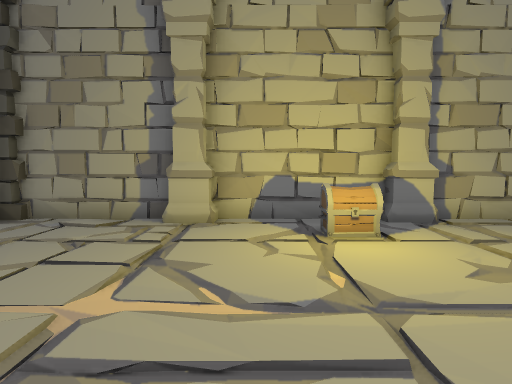
View 1 (above)

14 first-person views from a walk through a 3-D level made in the Unity game engine. The camera is 1.2 m above the floor, tilts 4° down and sees 80° across. Doors are open. The floor is counted in squares, 1 m on a side. Each view is taken from the middle of a square. On the plan, view 1 faces up. The plan holds only what a view shows up to about 13 squares ahead; the rest is blank. The place goes on beyond the plan. The player character is not drawn. Some animated figures are not drawn.

View 2
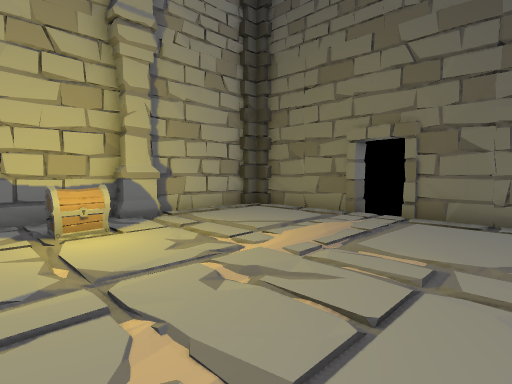

View 3
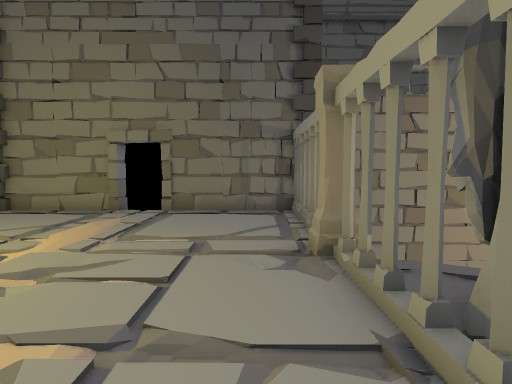

View 4
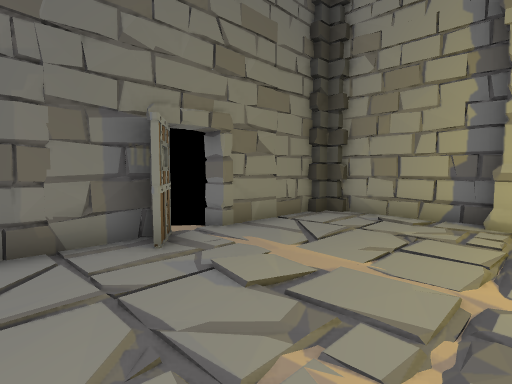

View 5
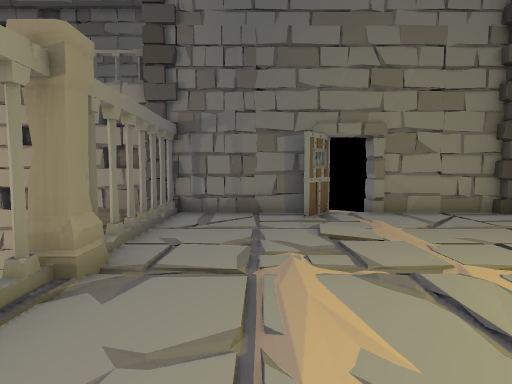

View 6
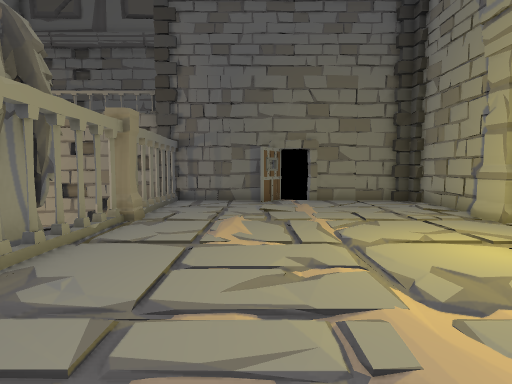

View 7
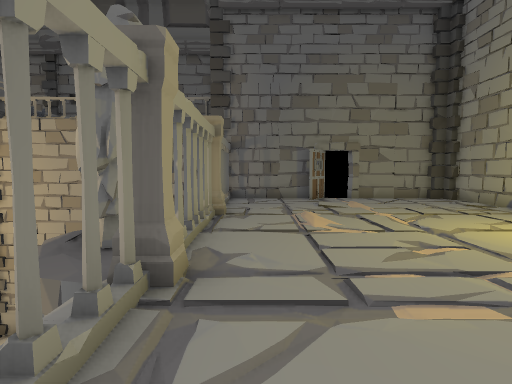

View 8
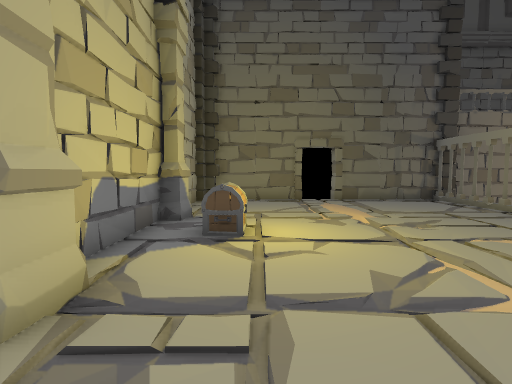

View 9
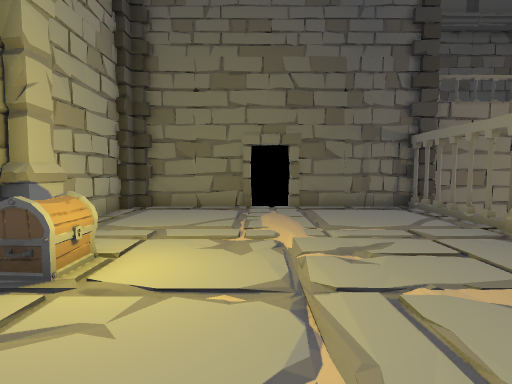

View 10
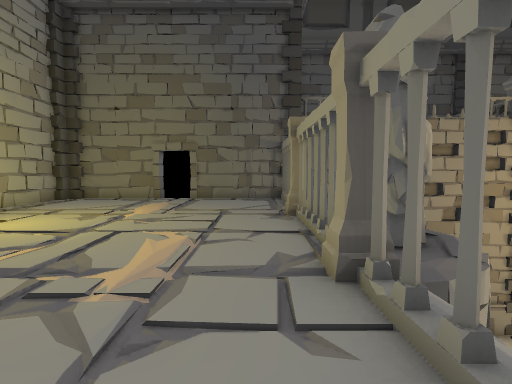

View 11
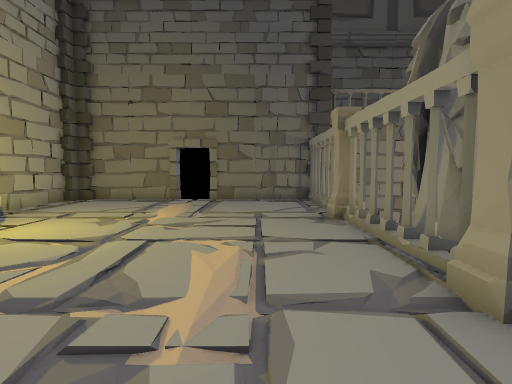

View 12
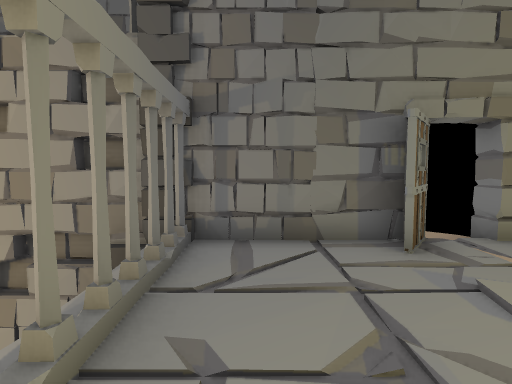

View 13
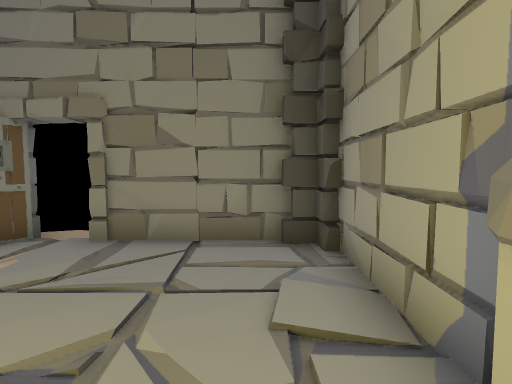

View 14
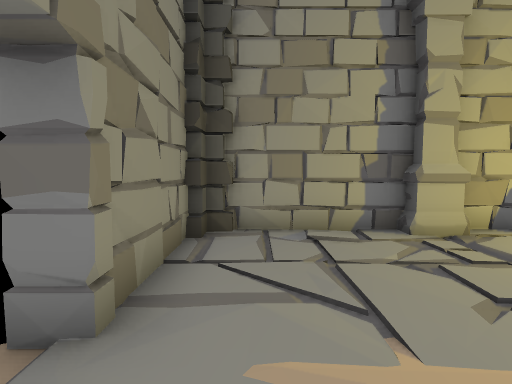

### Floor plan
Key: @ floor where view 1 was taken; # wall or solid block; x gap in a wall; . floor; D open door; v drop or lower ground; P pillar; C chest; S statue.
Columns run from 7 left of view 1 to 9 right of it. Each row starts with its distance up from view 1.
  8  ##### ##   ####
  7 ##...#P.###P...#
  6 #.......CC.....#
  5 ##.......C.....#
  4 ##.............##
  3 #..............DD
  2 ##.............DD
  1  #.............##
  0  #.....@.......#
 -1  #.............#
 -2  ##v##x####x#v##
 -3 ##vvvv.S#S.vv  ##
 -4 ##    vS#Sv    v#
 -5 #v     vvv     v

Where each view was taken, in squares from view 1:
view 1: 0 up, 0 right, facing up
view 2: 1 down, 0 right, facing up-right
view 3: 1 down, 1 left, facing right
view 4: 1 down, 1 left, facing up-left
view 5: 0 up, 2 right, facing left
view 6: 1 up, 6 right, facing left
view 7: 1 down, 7 right, facing left
view 8: 5 up, 4 left, facing right
view 9: 3 up, 2 left, facing right
view 10: 1 down, 5 left, facing right
view 11: 0 up, 4 left, facing right
view 12: 1 down, 1 left, facing left
view 13: 6 up, 1 left, facing left
view 14: 1 up, 5 left, facing up
